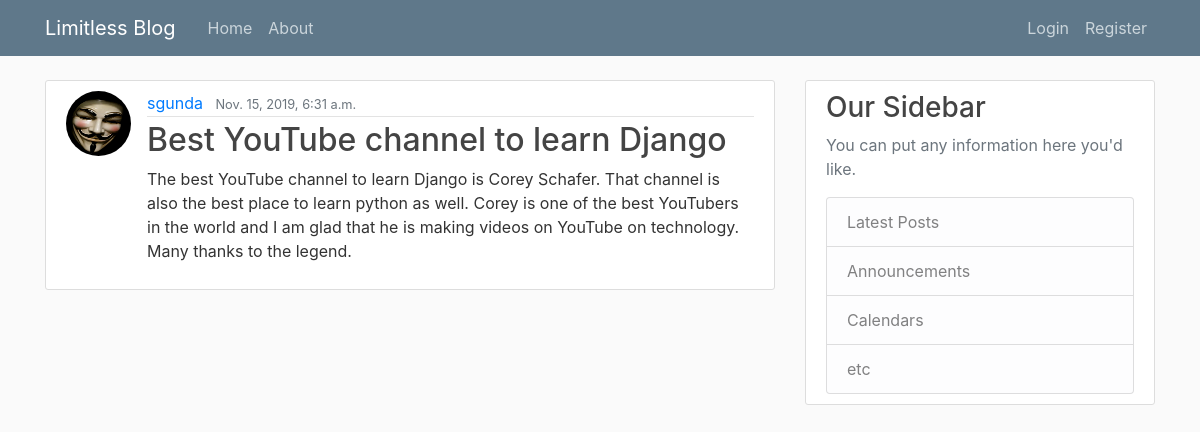
Screenshot of /post/11/ with the database file from the repository.
### blog/models.py (models this page shows, shortened)
class Post(models.Model):
    title = models.CharField(max_length=100)
    content = models.TextField()
    date_posted = models.DateTimeField(default=timezone.now)
    author = models.ForeignKey(User, on_delete=models.CASCADE)

### users/models.py (models this page shows, shortened)
class Profile(models.Model):
    user = models.OneToOneField(User, on_delete=models.CASCADE)
    image = models.ImageField(default='default.jpg', upload_to='profile_pics')

### blog/views.py (the view)
# urls.py: path('post/<int:pk>/', PostDetailView.as_view(), name='post-detail'),
class PostDetailView(DetailView):
    model = Post

### blog/templates/blog/post_detail.html (shortened to what this page needs)
{% extends "blog/base.html" %}
{% block content %}
    <article class="media content-section">
      <img class="rounded-circle article-img" src="{{ object.author.profile.image.url }}">
      <div class="media-body">
        <div class="article-metadata">
          <a class="mr-2" href="{% url 'user-posts' object.author.username %}">{{ object.author }}</a>
          <small class="text-muted">{{ object.date_posted }}</small>
        </div>
        <h2 class="article-title">{{ object.title }}</h2>
        <p class="article-content">{{ object.content }}</p>
      </div>
    </article>
{% endblock content %}

### blog/Static/blog/main.css (style rules this page uses)
body { background: #fafafa; color: #333333; margin-top: 5rem; }
h1, h2, h3, h4, h5, h6 { color: #444444; }
.content-section { background: #ffffff; padding: 10px 20px; border: 1px solid #dddddd; border-radius: 3px; margin-bottom: 20px; }
.article-title { color: #444444; }
.article-content { white-space: pre-line; }
.article-img { height: 65px; width: 65px; margin-right: 16px; }
.article-metadata { padding-bottom: 1px; margin-bottom: 4px; border-bottom: 1px solid #e3e3e3 }

### rows the page displays
Post: author.profile.image (picture), author "sgunda", date_posted "Nov. 15, 2019, 6:31 a.m.", title "Best YouTube channel to learn Django", content "The best YouTube channel to learn Django is Corey Schafer. That channel is also the best place to learn python as well. Corey is one of the best YouTubers in the world and I am glad that he is making videos on YouTube on technology. Many thanks to the legend."
